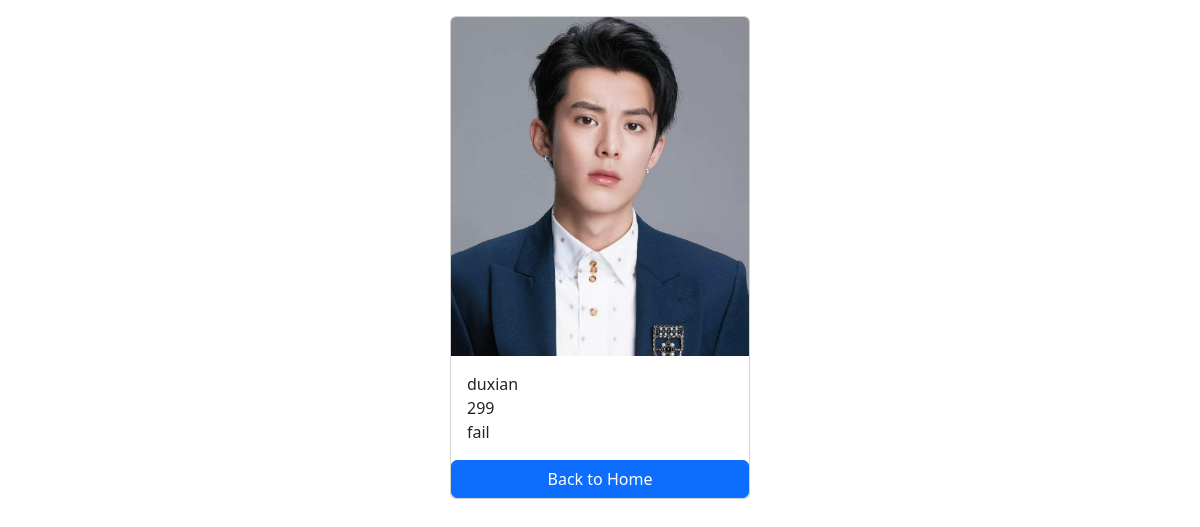
Screenshot of /students/9/ with the database file from the repository.
### marks/models.py (models this page shows, shortened)
class Student(models.Model):
        first_name=models.CharField(max_length=100)
        last_name=models.CharField(max_length=100)
        photo=models.ImageField(upload_to='media')
        marks=models.CharField(max_length=100)
        result=models.CharField(max_length=10,blank=True)

### marks/views.py (the view)
# urls.py: path('<int:pk>/',views.student_detail,name='student_detail')
def student_detail(request,pk):
    student=get_object_or_404(Student,pk=pk)
    context={
        'student':student,
    }
    return render(request,'student_detail.html',context)

### templates/student_detail.html (shortened to what this page needs)
<!DOCTYPE html>
<html lang="en">
<head>
    <link href="https://cdn.jsdelivr.net/npm/bootstrap@5.3.3/dist/css/bootstrap.min.css" rel="stylesheet">
</head>
<body>
    <div class="container mt-3">
        <div class="card mx-auto" style="width:300px">
            <img src="{{student.photo.url}}" class="card-img-top" alt="">
            <div class="card-body">
        <p class="card-text m-0">{{student.first_name}}{{student.last_name}}</p>
        <p class="card-text m-0">{{student.marks}}</p>
        <p class="card-text m-0">{{student.result}}</p>
           </div>
           <a href="{% url 'home' % }"class="btn btn-primary">Back to Home</a>
        </div>
    </div>
</body>
</html>

### rows the page displays
Student: photo (picture), first_name "du", last_name "xian", marks "299", result "fail"
